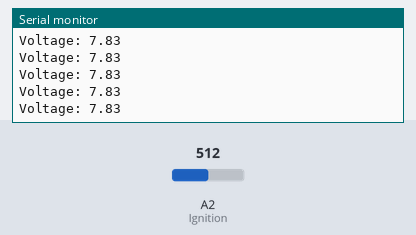
A sketch run on a simulated Arduino Uno, built with avr-gcc and run on an emulated ATmega328P. On the bench: the last lines printed to the serial monitor. The test bench sets the inputs (shaded band); at power-on: A2 (Ignition) = 512.

Above: at 1.3 s.
1.4 s: A2 (Ignition) set to 481
At 3.5 s:
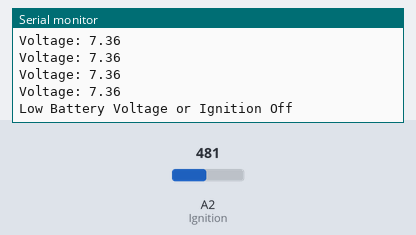
4.4 s: A2 (Ignition) set to 716
At 5.5 s:
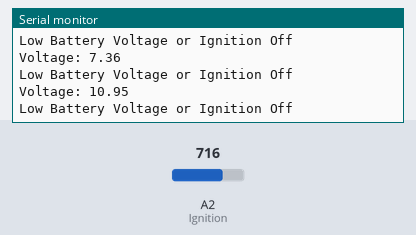
Timing chart, 0 to 6.4 s (numbered marks = the images above; inputs shaded):
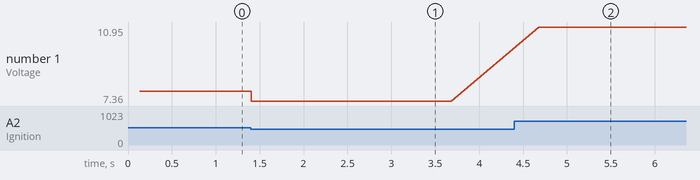

Measured:
- the behaviour switches between 497 and 496 on A2 (Ignition) (found by bisection; images 0 and 1)
- after the input at 1.4 s, the serial monitor: prints a new line at once (image 1)
- after the input at 4.4 s, the serial monitor: prints a new line after 0.28 s (image 2)
- plotted number 1: 7.83 → 7.36 after the input at 1.4 s, 7.36 → 10.95 after the input at 4.4 s

The sketch:

BatterySensing.ino
```cpp
#include <LowPower.h>

#define Ignition A2

#define resetPin       17

#define R1          9.83
#define R2          4.61

int ignitionCount = 0;
int voltageData = 0;
float voltage = 0;

void setup() {
  // put your setup code here, to run once:
  Serial.begin(115200);
  pinMode(resetPin, OUTPUT);
  digitalWrite(resetPin, HIGH);

  while (ignitionCount < 1000) {
    voltageData = analogRead(Ignition);
    voltage = (float)voltageData * (5.0 / 1024.0);             // ADC -> Voltage
    voltage = voltage * ((R1 + R2) / R2);             // calcurate origin voltage

    if (voltage >= 7.6)
      ignitionCount++;
    else {
      if (ignitionCount > 0)
        ignitionCount--;
      else
        ;
    }
  }
  Serial.println("Arduino Power On");
}

void loop() {
  // put your main code here, to run repeatedly:
  voltageData = analogRead(Ignition);
  voltage = (float)voltageData * (5.0 / 1024.0);             // ADC -> Voltage
  voltage = voltage * ((R1 + R2) / R2);             // calcurate origin voltage

  Serial.print("Voltage: ");
  Serial.println(voltage);

  if (voltage < 7.6) {
    ignitionCount--;
  }
  else if (voltage >= 7.6 && ignitionCount < 1000) {
    ignitionCount++;
  }
  else
    ;

  if (ignitionCount < 0) {
    Serial.println("Low Battery Voltage or Ignition Off");
    delay(1000);
    digitalWrite(resetPin, LOW);
  }
  else
    ;
}
```
